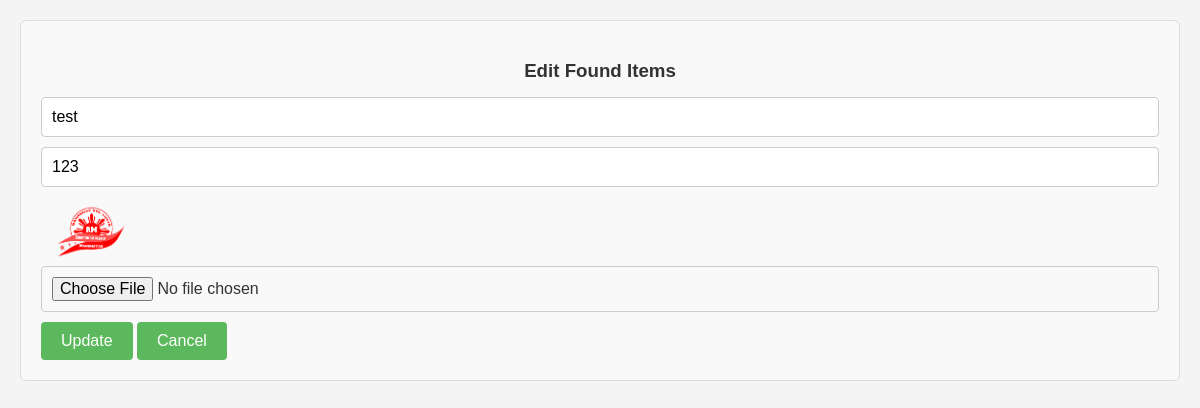
The page /admin/found_edit.php?edit=10 on the database its author committed.
### tables this page shows
CREATE TABLE `found_items` (
  `id` int(11) NOT NULL,
  `item_category` varchar(255) NOT NULL,
  `item_name` varchar(255) NOT NULL,
  `image` varchar(255) NOT NULL,
  `status` varchar(20) NOT NULL DEFAULT 'unclaimed',
  `item_description` text DEFAULT NULL,
  `date_surrendered` date DEFAULT NULL
);

### admin/found_edit.php (the view, shortened to what this page needs)
<?php
@include '../config/connection.php';
if (isset($_GET['edit'])) {
    $id = mysqli_real_escape_string($connection, $_GET['edit']);
    $select = mysqli_query($connection, "SELECT * FROM found_items WHERE id = $id");
    if (mysqli_num_rows($select) > 0) {
        $row = mysqli_fetch_assoc($select);
    } else {
        $message = "Item not found.";
        header("Location: found_items.php");
        exit();
    }
}
?>
<!DOCTYPE html>
<html lang="en">
<head>
    <link rel="stylesheet" href="found.css">
</head>
<body>
    <div class="container">
        <div class="admin-item-form-container">
            <form action="<?php echo $_SERVER['PHP_SELF']; ?>" method="post" enctype="multipart/form-data">
                <h3>Edit Found Items</h3>
                <input type="text" placeholder="Enter Item Category" name="item_category" class="box" value="<?php echo htmlspecialchars($row['item_category']); ?>">
                <input type="text" placeholder="Enter Item Name" name="item_name" class="box" value="<?php echo htmlspecialchars($row['item_name']); ?>">
                <img src="uploaded_img/<?php echo htmlspecialchars($row['image']); ?>" alt="<?php echo htmlspecialchars($row['item_name']); ?>" width="100">
                <input type="file" accept="image/png, image/jpeg, image/jpg" name="item_image" class="box">
                <input type="submit" class="btn" name="update" value="Update">
                <a href="found_items.php" class="btn cancel">Cancel</a>
            </form>
        </div>
    </div>
</body>
</html>

### admin/found.css (style rules this page uses)
body { font-family: sans-serif; margin: 20px; background-color: #f4f4f4; color: #333; }
.admin-item-form-container { background-color: #f9f9f9; padding: 20px; border-radius: 6px; margin-bottom: 20px; border: 1px solid #ddd; }
.admin-item-form-container h3 { text-align: center; color: #333; margin-bottom: 15px; }
.admin-item-form-container .box { width: calc(100% - 22px); padding: 10px; margin-bottom: 10px; border: 1px solid #ccc; border-radius: 4px; font-size: 16px; }
.admin-item-form-container .btn { display: inline-block; padding: 10px 20px; background-color: #5cb85c; color: white; border: none; border-radius: 4px; cursor: pointer; font-size: 16px; text-decoration: none; }

### rows shown on the page
found_items: item_category "test", item_name "123", image (picture)
